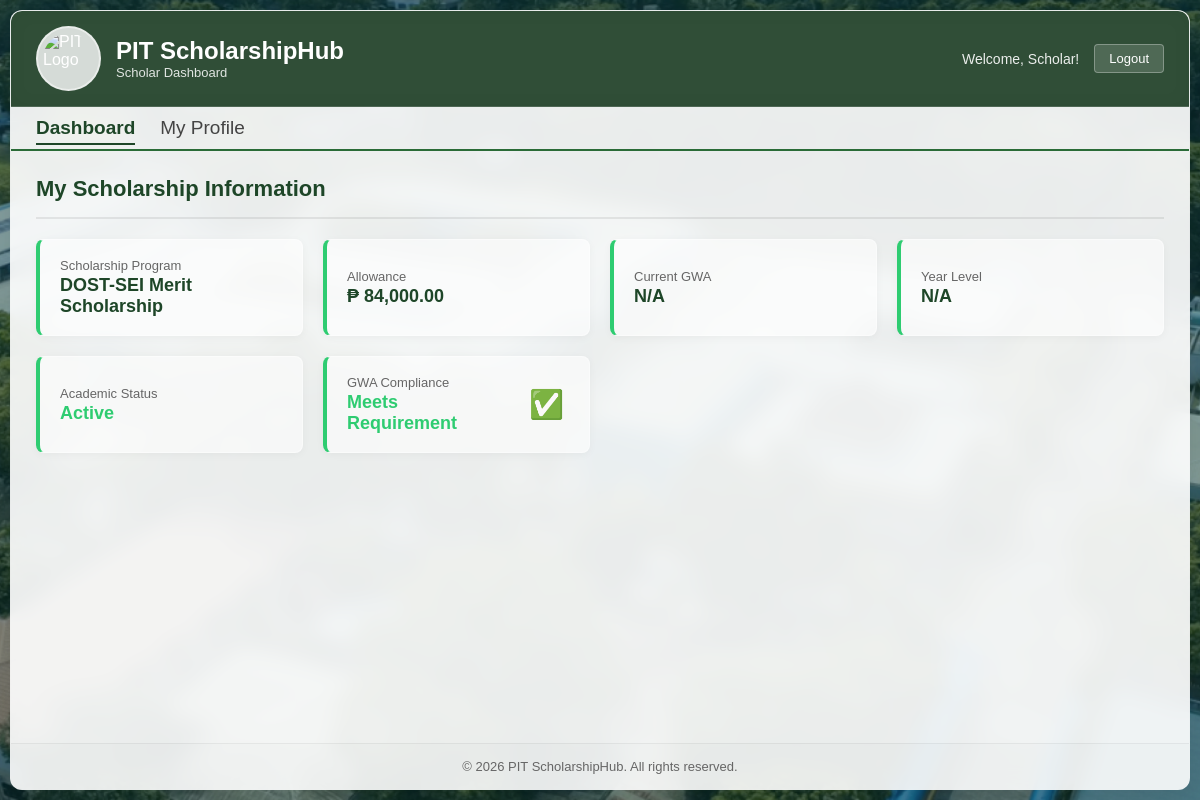
Page /student/dashboard.php (signed in) on the earlier database version.
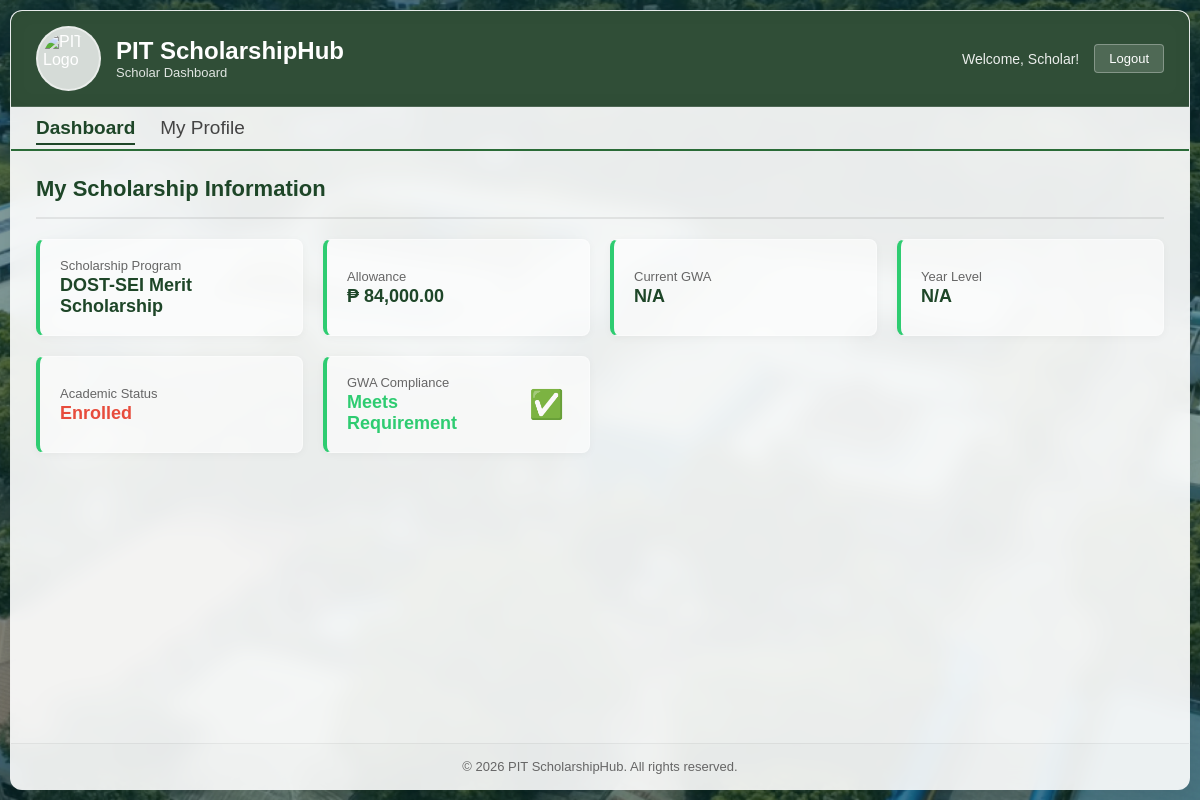
Same page on the later database version.
### tables this page shows
CREATE TABLE `scholar_info` (
  `id` int(11) NOT NULL,
  `student_id` varchar(11) NOT NULL,
  `philsys_id` varchar(50) DEFAULT NULL,
  `lrn` varchar(50) DEFAULT NULL,
  `four_ps_id` varchar(50) DEFAULT NULL,
  `last_name` varchar(50) NOT NULL,
  `given_name` varchar(50) NOT NULL,
  `ext_name` varchar(10) NOT NULL,
  `middle_name` varchar(50) NOT NULL,
  `sex` tinyint(4) NOT NULL,
  `birthdate` date NOT NULL,
  `scholarship_program_id` int(11) NOT NULL,
  `program_id` int(11) NOT NULL,
  `year_level` int(11) NOT NULL,
  `academic_status` enum('Active','Enrolled','Not Enrolled','Graduated','Dropped','Transferred','Leave of Absence') NOT NULL,
  `loa_semester` varchar(20) DEFAULT NULL,
  `loa_school_year` varchar(20) DEFAULT NULL,
  `father_last_name` varchar(50) NOT NULL,
  `father_given_name` varchar(50) NOT NULL,
  `father_middle_name` varchar(50) NOT NULL,
  `father_contact` varchar(15) DEFAULT 'N/A',
  `mother_last_name` varchar(50) NOT NULL,
  `mother_given_name` varchar(50) NOT NULL,
  `mother_middle_name` varchar(50) NOT NULL,
  `mother_contact` varchar(15) DEFAULT 'N/A',
  `permanent_address` varchar(255) NOT NULL,
  `street` varchar(255) NOT NULL,
  `town_city` varchar(255) NOT NULL,
  `province` varchar(255) NOT NULL,
  `barangay_id` bigint(20) DEFAULT NULL,
  `city_id` bigint(20) DEFAULT NULL,
  `province_id` bigint(20) DEFAULT NULL,
  `region_id` bigint(20) DEFAULT NULL,
  `country` varchar(100) NOT NULL,
  `zipcode` varchar(10) NOT NULL,
  `disability` varchar(255) NOT NULL,
  `contact_num` varchar(11) NOT NULL,
  `email` varchar(255) NOT NULL,
  `ip_group` varchar(255) DEFAULT NULL,
  `is_child_of_solo_parent` tinyint(1) DEFAULT 0,
  `username` varchar(255) NOT NULL,
  `password` varchar(255) NOT NULL,
  `is_archived` tinyint(4) NOT NULL DEFAULT 0,
  `school_year` varchar(20) NOT NULL,
  `profile_picture` varchar(255) DEFAULT NULL,
  `is_password_changed` tinyint(4) NOT NULL DEFAULT 0
);

CREATE TABLE `scholarship_program` (
  `id` int(11) NOT NULL,
  `name` varchar(255) NOT NULL,
  `code` varchar(255) NOT NULL,
  `description` text NOT NULL,
  `min_gwa_req` decimal(3,2) DEFAULT NULL,
  `pay_amount` decimal(10,2) DEFAULT NULL,
  `is_active` tinyint(4) NOT NULL,
  `is_archived` tinyint(4) NOT NULL DEFAULT 0,
  `school_year` varchar(20) NOT NULL,
  `provider_id` int(11) DEFAULT NULL,
  `scholarship_type` varchar(255) NOT NULL
);

### student/dashboard.php (the view, shortened to what this page needs)
<?php
$student_id = $_SESSION['student_id'] ?? 0;
include '../includes/conn.php';
$sql = "SELECT scholar_info.*,
               scholarship_program.name AS scholarship_program_name,
               scholarship_program.pay_amount,
               (SELECT gwa FROM academic_performance WHERE scholar_id = scholar_info.id ORDER BY school_year DESC, semester DESC LIMIT 1) AS latest_gwa,
               (SELECT year_level FROM academic_performance WHERE scholar_id = scholar_info.id ORDER BY school_year DESC, semester DESC LIMIT 1) AS latest_year_level
        FROM scholar_info
        LEFT JOIN scholarship_program ON scholar_info.scholarship_program_id = scholarship_program.id
        WHERE scholar_info.student_id = ? OR scholar_info.id = ?";
$stmt = $conn->prepare($sql);
$stmt->bind_param("si", $student_id, $_SESSION['user_id']);
$stmt->execute();
$result = $stmt->get_result();
$scholar = $result->fetch_assoc();
$scholarship_name = $scholar['scholarship_program_name'] ?? 'No scholarship assigned';
$allowance = $scholar['pay_amount'] ?? 0;
$gwa = $scholar['latest_gwa'] ?? 'N/A';
$year_level = $scholar['latest_year_level'] ?? 'N/A';
$academic_status = $scholar['academic_status'] ?? 'Active';
$is_flagged = false;
?>
<!DOCTYPE html>
<html>
<head>
    <link rel="stylesheet" href="../assets/css/student_dashboard.css?v=<?= filemtime('../assets/css/student_dashboard.css') ?>">
</head>
<body>
    <div class="container">
        <div class="header">
            <div class="header-left">
                <img src="../assets/images/PIT%20LOGO.png" alt="PIT Logo">
                <div>
                    <h1>PIT ScholarshipHub</h1>
                    <p>Scholar Dashboard</p>
                </div>
            </div>
            <div class="header-right">
                <span class="welcome-text">Welcome, Scholar!</span>
                <form action="../functions/logout.php" method="post" style="display: inline;">
                    <button type="submit" class="logout-btn" onclick="return confirm('Logout?')">Logout</button>
                </form>
            </div>
        </div>
        <nav class="nav-bar">
            <ul>
                <li><a href="dashboard.php" class="active">Dashboard</a></li>
                <li><a href="profile.php">My Profile</a></li>
            </ul>
        </nav>
        <div class="page-content">
            <div class="page-header">
                <h2>My Scholarship Information</h2>
            </div>
            <div class="info-grid">
                <div class="info-card">
                    <div class="info-details">
                        <h4>Scholarship Program</h4>
                        <p class="info-value"><?= htmlspecialchars($scholarship_name) ?></p>
                    </div>
                </div>
                <div class="info-card">
                    <div class="info-details">
                        <h4>Allowance</h4>
                        <p class="info-value">₱ <?= number_format($allowance, 2) ?></p>
                    </div>
                </div>
                <div class="info-card">
                    <div class="info-details">
                        <h4>Current GWA</h4>
                        <p class="info-value"><?= htmlspecialchars($gwa) ?></p>
                    </div>
                </div>
                <div class="info-card">
                    <div class="info-details">
                        <h4>Year Level</h4>
                        <p class="info-value"><?= htmlspecialchars($year_level) ?></p>
                    </div>
                </div>
                <div class="info-card">
                    <div class="info-details">
                        <h4>Academic Status</h4>
                        <p class="info-value <?= strtolower($academic_status) === 'active' ? 'status-active' : 'status-inactive' ?>">
                            <?= htmlspecialchars($academic_status) ?>
                        </p>
                    </div>
                </div>
                <div class="info-card <?= $is_flagged ? 'flagged' : '' ?>">
                    <div class="info-details">
                        <h4>GWA Compliance</h4>
                        <p class="info-value <?= $is_flagged ? 'flag-warning' : 'flag-success' ?>">
                            <?= $is_flagged ? 'Below Requirement' : 'Meets Requirement' ?>
                        </p>
                    </div>
                    <div class="info-icon"><?= $is_flagged ? '⚠️' : '✅' ?></div>
                </div>
            </div>
        </div>
        <div class="footer">
            © 2026 PIT ScholarshipHub. All rights reserved.
        </div>
    </div>
</body>
</html>

Differences in the rows shown:
changed scholar_info "DOST-SEI Merit Scholarship": academic_status "Active" → "Enrolled"
